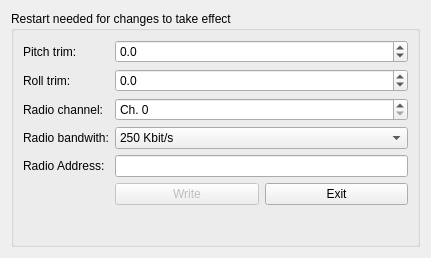
<?xml version="1.0" encoding="UTF-8"?>
<ui version="4.0">
 <class>Form</class>
 <widget class="QWidget" name="Form">
  <property name="windowModality">
   <enum>Qt::ApplicationModal</enum>
  </property>
  <property name="enabled">
   <bool>true</bool>
  </property>
  <property name="geometry">
   <rect>
    <x>0</x>
    <y>0</y>
    <width>431</width>
    <height>258</height>
   </rect>
  </property>
  <property name="windowTitle">
   <string>Crazyflie 2.x config</string>
  </property>
  <layout class="QGridLayout" name="gridLayout_3">
   <item row="0" column="0">
    <layout class="QVBoxLayout" name="verticalLayout">
     <item>
      <layout class="QGridLayout" name="gridLayout">
       <property name="horizontalSpacing">
        <number>6</number>
       </property>
       <item row="0" column="0">
        <widget class="QGroupBox" name="configBlockGroup">
         <property name="enabled">
          <bool>true</bool>
         </property>
         <property name="title">
          <string>Restart needed for changes to take effect</string>
         </property>
         <layout class="QGridLayout" name="gridLayout_2">
          <item row="6" column="0">
           <widget class="QLabel" name="label_9">
            <property name="text">
             <string>Radio bandwith:</string>
            </property>
           </widget>
          </item>
          <item row="5" column="0">
           <widget class="QLabel" name="label_8">
            <property name="text">
             <string>Radio channel:</string>
            </property>
           </widget>
          </item>
          <item row="5" column="1">
           <widget class="QSpinBox" name="_radio_channel">
            <property name="prefix">
             <string>Ch. </string>
            </property>
            <property name="maximum">
             <number>125</number>
            </property>
           </widget>
          </item>
          <item row="11" column="1">
           <spacer name="verticalSpacer">
            <property name="orientation">
             <enum>Qt::Vertical</enum>
            </property>
            <property name="sizeHint" stdset="0">
             <size>
              <width>20</width>
              <height>40</height>
             </size>
            </property>
           </spacer>
          </item>
          <item row="2" column="1">
           <widget class="QDoubleSpinBox" name="_roll_trim">
            <property name="decimals">
             <number>1</number>
            </property>
            <property name="minimum">
             <double>-10.000000000000000</double>
            </property>
            <property name="maximum">
             <double>10.000000000000000</double>
            </property>
           </widget>
          </item>
          <item row="8" column="1">
           <layout class="QGridLayout" name="gridLayout_4">
            <item row="0" column="1">
             <widget class="QPushButton" name="_exit_btn">
              <property name="text">
               <string>Exit</string>
              </property>
             </widget>
            </item>
            <item row="0" column="0">
             <widget class="QPushButton" name="_write_data_btn">
              <property name="enabled">
               <bool>false</bool>
              </property>
              <property name="text">
               <string>Write</string>
              </property>
             </widget>
            </item>
           </layout>
          </item>
          <item row="1" column="1">
           <widget class="QDoubleSpinBox" name="_pitch_trim">
            <property name="decimals">
             <number>1</number>
            </property>
            <property name="minimum">
             <double>-10.000000000000000</double>
            </property>
            <property name="maximum">
             <double>10.000000000000000</double>
            </property>
           </widget>
          </item>
          <item row="6" column="1">
           <widget class="QComboBox" name="_radio_speed">
            <property name="editable">
             <bool>false</bool>
            </property>
            <property name="currentIndex">
             <number>0</number>
            </property>
            <item>
             <property name="text">
              <string>250 Kbit/s</string>
             </property>
            </item>
            <item>
             <property name="text">
              <string>1 MBit/s</string>
             </property>
            </item>
            <item>
             <property name="text">
              <string> 2 MBit/s</string>
             </property>
            </item>
           </widget>
          </item>
          <item row="1" column="0">
           <widget class="QLabel" name="label_4">
            <property name="text">
             <string>Pitch trim:</string>
            </property>
           </widget>
          </item>
          <item row="2" column="0">
           <widget class="QLabel" name="label_6">
            <property name="text">
             <string>Roll trim:</string>
            </property>
           </widget>
          </item>
          <item row="7" column="0">
           <widget class="QLabel" name="label_10">
            <property name="text">
             <string>Radio Address:</string>
            </property>
           </widget>
          </item>
          <item row="7" column="1">
           <!-- <widget class="HexSpinBox" name="_radio_address"/> -->
           <widget class="AddressBox" name="_radio_address"/>
          </item>
         </layout>
        </widget>
       </item>
      </layout>
     </item>
    </layout>
   </item>
  </layout>
 </widget>
 <customwidgets>
  <customwidget>
   <!-- <class>HexSpinBox</class>
   <extends>QSpinBox</extends>
   <header>cfclient.ui.widgets.hexspinbox</header> -->
   <class>AddressBox</class>
   <extends>QLineEdit</extends>
   <header>cfclient.ui.widgets.addressbox</header>
  </customwidget>
 </customwidgets>
 <resources/>
 <connections/>
</ui>
